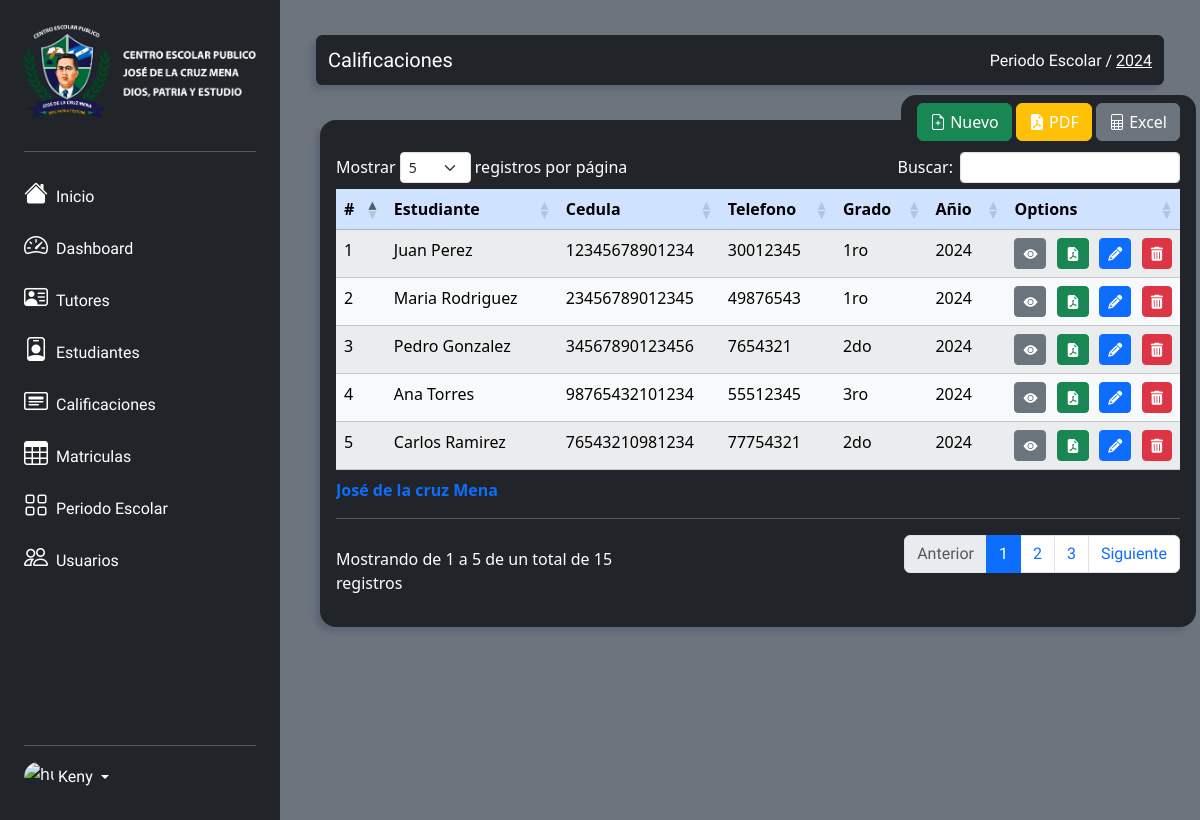
/views/calificaciones.view.php (signed in), run on the app's committed database.
### tables this page shows
CREATE TABLE Calificaciones (
    ID_Calificacion INT PRIMARY KEY AUTO_INCREMENT,
    FK_Estudiante INT NOT NULL,
    Matematica INT(100),
    Lengua_Extranjera INT(100),
    Lengua_Literatura INT(100),
    Ciencias_Naturales INT(100),
    Educacion_Fisica INT(100),
    Quimica INT(100),
    OTV INT(100),
    Fisica INT(100),
    Biologia INT(100),
    Historia INT(100),
    Geografia INT(100),
    Economia INT(100),
    Sociologia INT(100),
    ECA INT(100),
    FK_Anio_Lectivo INT NOT NULL,
    FK_Grado INT NOT NULL,
    constraint pk_Estudiante_id foreign key (FK_Estudiante) references Estudiantes(ID_Estudiante) on update cascade on delete cascade,
    constraint pk_Anio_Lectivo_id foreign key (FK_Anio_Lectivo) references Anio_Lectivo(ID_Anio_Lectivo) on update cascade on delete cascade,
    constraint pk_Grado_id foreign key (FK_Grado) references Grados(ID_Grado) on update cascade on delete cascade
);

CREATE TABLE Estudiantes (
    ID_Estudiante INT PRIMARY KEY AUTO_INCREMENT,
    Pri_Nombre VARCHAR(20) NOT NULL,
    Seg_Nombre VARCHAR(20),
    Pri_Apellido VARCHAR(20) NOT NULL,
    Seg_Apellido VARCHAR(20),
    Fecha_Nacimiento DATE NOT NULL,
    Cedula VARCHAR(25) UNIQUE,
    FK_Genero INT NOT NULL,
    Telefono INT(8) NOT NULL,
    Direccion VARCHAR(45) NOT NULL,
    Correo_Electronico VARCHAR(45) NOT NULL,
    FK_Tutor INT NOT NULL,
    FK_Parentesco INT NOT NULL,
    constraint pk_Tutor_id foreign key (FK_Tutor) references Tutores(ID_Tutor) on update cascade on delete cascade,
    constraint pk_Genero_id foreign key (FK_Genero) references Generos(ID_Genero) on update cascade on delete cascade,
    constraint pk_Parentesco_id foreign key (FK_Parentesco) references Parentescos(ID_Parentesco) on update cascade on delete cascade
);

CREATE TABLE Grados (
	ID_Grado INT PRIMARY KEY AUTO_INCREMENT,
    Grado ENUM('1ro', '2do', '3ro', '4to', '5to', '6to', '7mo', '8vo', '9no', '10mo', '11vo') NOT NULL
);

CREATE TABLE Anio_Lectivo (
	ID_Anio_Lectivo INT PRIMARY KEY AUTO_INCREMENT,
    Anio INT(4) NOT NULL,
    Fecha_Inicio DATE NOT NULL,
    Fecha_Final DATE NOT NULL,
    Estado ENUM('Activo', 'Desactivo') NOT NULL
);

### models/calificaciones.model.php (called while the page is built, shortened)
<?php
require_once '../models/conexion.model.php';
class Calificacion {
    private $objetoConexion;
    public function __construct() {
        $this->objetoConexion = new Conexion();
    }
    public function read() {
        try {
            $consulta = "CALL sp_read_calificaciones();";
            return $this->objetoConexion->consultar($consulta);
        } catch (Exception $e) {
            echo "Error en la cansulta: ". $e->getMessage();
            return false;
        }
    }
}
?>

### models/conexion.model.php (called while the page is built, shortened)
<?php
class Conexion{
    private $server;
    private $user;
    private $pwd;
    private $bd;
    function __construct(){
        $this->server = 'localhost';
        $this->user = 'root';
        $this->bd = 'gestion_escolar_jdlcm';
        $this->pwd = '';
    }
    public function conectar(){
        $this->mysqli = new mysqli($this->server,$this->user,$this->pwd,$this->bd);
        if($this->mysqli->connect_errno){
            echo "No se pudo conectar con la base de datos: ".$this->mysqli->connect_error;
            return 0;
        }else{
            return $this->mysqli;
        }
    }
    public function consultar($query){
        $result = mysqli_query($this->conectar(), $query);
        return $result;
    }
}

### template/tables/table.calificaciones.php (shortened to what this page needs)
<div class="bg-dark rounded-4 Contenedor-List col ">
    <div class="botones">
        <button type="button" class="btn btn-success" data-bs-toggle="modal" data-bs-target="#modal_new_calificacion">
            <i class="bi bi-file-earmark-plus"></i>
            Nuevo
        </button>
        <button type="button" class="btn btn-warning" style="color: white" data-bs-toggle="modal" data-bs-target="#modal_report_calificaciones">
            <i class="bi bi-file-earmark-pdf-fill"></i>
            PDF
        </button>
        <button type="button" class="btn btn-secondary" style="color: white" onclick="window.location.href='/report/reports.calificaciones.excel.php'">
        <i class="bi bi-file-spreadsheet"></i>
            Excel
        </button>
    </div>
    <div class="table-responsive">
        <table id="datatable" class="table table-striped table-responsive table-light table-hover">
            <caption>
                José de la cruz Mena
                <hr class="mt-3 mb-0 mx-0">
            </caption>
            <thead class="m-4 table-primary">
                <tr>
                    <th class="centered ">#</th>
                    <th class="centered">Estudiante</th>
                    <th class="centered">Cedula</th>
                    <th class="centered">Telefono</th>
                    <th class="centered">Grado</th>
                    <th class="centered">Añio</th>
                    <th class="centered">Options</th>
                </tr>
            </thead>
            <tbody>
                <?php
                $objCalificacion = new Calificacion();
                $allCalificaciones = $objCalificacion->read();
                $numRows = mysqli_num_rows($allCalificaciones);
                for ($i = 0; $i < $numRows; $i++) {
                    $calificacion = mysqli_fetch_assoc($allCalificaciones);
                ?>
                    <tr>
                        <td><?= $calificacion["ID_Calificacion"] ?></td>
                        <td><?= $calificacion["Estudiante"]?></td>
                        <td><?= $calificacion["Cedula"] ?></td>
                        <td><?= $calificacion["Telefono"] ?></td>
                        <td><?= $calificacion["Grado"] ?></td>
                        <td><?= $calificacion["Anio_Lectivo"] ?></td>
                        <td>
                        <div class="d-flex justify-content-between">
                            <button class="btn btn-sm btn-secondary view-button me-1" data-bs-toggle="modal" data-bs-target="#modal_view_calificacion<?= $calificacion["ID_Calificacion"]; ?>"><i class="bi bi-eye-fill"></i></button>
                            <button class="btn btn-sm btn-success pdf-button me-1" style="color: white" onclick="window.location.href='/report/report.calificacion.pdf.php?calificacion=<?= $calificacion['ID_Calificacion'] ?>'"><i class="bi bi-file-earmark-pdf-fill"></i></button>
                            <button class="btn btn-sm btn-primary edit-button me-1" data-bs-toggle="modal" data-bs-target="#modal_edit_calificacion<?= $calificacion["ID_Calificacion"]; ?>"><i class="fa-solid fa-pencil"></i></button>
                            <button class="btn btn-sm btn-danger retirar-button" onclick="alertDeletecalificacion()"><i class="fa-solid fa-trash-can"></i></button>
                        </div>
                        </td>
                    </tr>
                <?php } ?>
            </tbody>
        </table>
    </div>
</div>

### css/style.matricula.css (style rules this page uses)
caption { color: #0D6EFD !important; font-weight: bold; }
.Contenedor-List { box-shadow: -5px 5px 5px rgba(73, 80, 104, 0.4) !important; width: 73vw !important; margin: 0 3% 0 0; position: absolute; top: 120px; left: 320px; padding: 2rem 1rem; border-radius: 25px; }
hr { color: white; width: 100%; }

### css/style.botones.css (style rules this page uses)
.botones { position: absolute; top: -25px; right: 0px; padding: 0.5rem 1rem; background-color: #212529; border-radius: 15px; }

### data on the page
calificaciones: ID_Calificacion "1", Estudiante "Juan Perez", FK_Estudiante.Cedula "12345678901234", FK_Estudiante.Telefono "30012345", FK_Grado.Grado "1ro", FK_Anio_Lectivo.Anio "2024"
calificaciones: ID_Calificacion "2", Estudiante "Maria Rodriguez", FK_Estudiante.Cedula "23456789012345", FK_Estudiante.Telefono "49876543", FK_Grado.Grado "1ro", FK_Anio_Lectivo.Anio "2024"
calificaciones: ID_Calificacion "3", Estudiante "Pedro Gonzalez", FK_Estudiante.Cedula "34567890123456", FK_Estudiante.Telefono "7654321", FK_Grado.Grado "2do", FK_Anio_Lectivo.Anio "2024"
calificaciones: ID_Calificacion "4", Estudiante "Ana Torres", FK_Estudiante.Cedula "98765432101234", FK_Estudiante.Telefono "55512345", FK_Grado.Grado "3ro", FK_Anio_Lectivo.Anio "2024"
calificaciones: ID_Calificacion "5", Estudiante "Carlos Ramirez", FK_Estudiante.Cedula "76543210981234", FK_Estudiante.Telefono "77754321", FK_Grado.Grado "2do", FK_Anio_Lectivo.Anio "2024"

### other printed values
$_SESSION['usuarioautenticado']['Usuario'] "Keny"
$_SESSION['title_form_section'] "Calificaciones"
$_SESSION['school_period']['Anio'] "2024"
